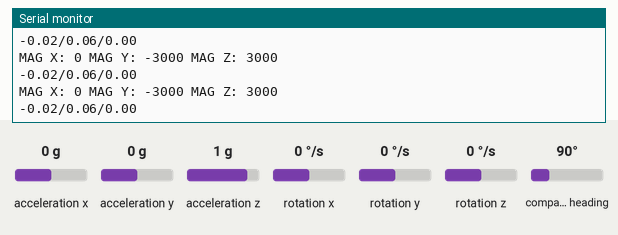
Simulated run of this sketch. Board: Arduino Uno, built with avr-gcc and run on an emulated ATmega328P. On the bench: the last lines printed to the serial monitor. Wiring (inferred from the names in the program): QMC5883L compass at I2C address 0x0D; MPU-6050 motion sensor at I2C address 0x68. The test bench sets the inputs (shaded band); at power-on: acceleration z 1 g, acceleration x 0 g, acceleration y 0 g, compass heading 90°, rotation x 0 °/s, rotation y 0 °/s, rotation z 0 °/s.

Above: at 1.7 s.
1.8 s: acceleration z set to 0 g
At 2.41 s:
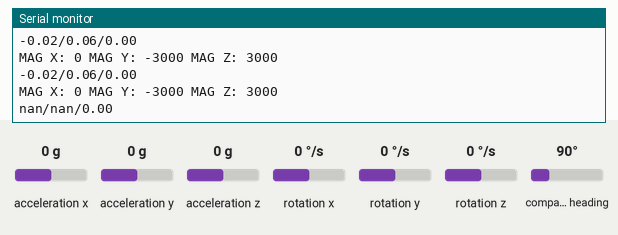
4.1 s: acceleration x set to -1.4 g
At 4.43 s:
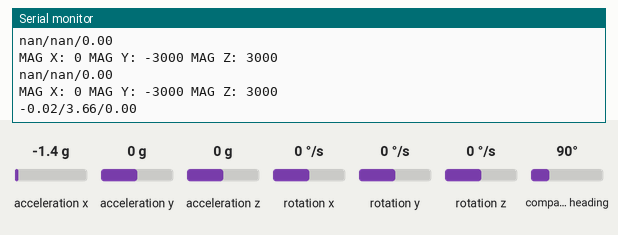
5.6 s: acceleration x set to 0 g
At 5.94 s:
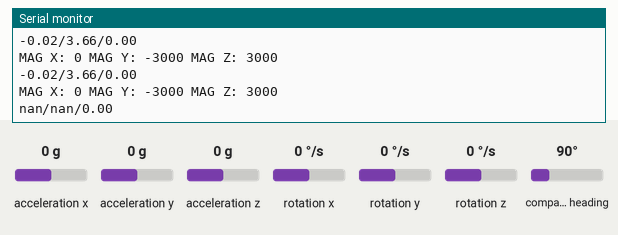
8.6 s: acceleration y set to -1.4 g
At 8.97 s:
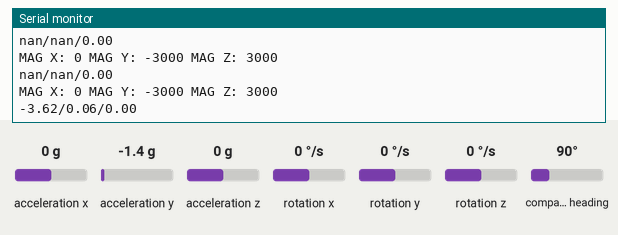
11.6 s: compass heading set to 7°
At 12.0 s:
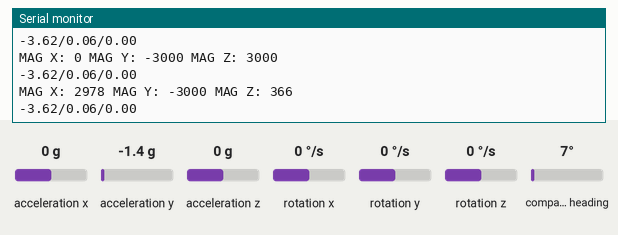

Measured:
- after the input at 1.8 s, the serial monitor: prints a new line after 0.32 s (image 1)
- after the input at 4.1 s, the serial monitor: prints a new line at once (image 2)
- after the input at 8.6 s, the serial monitor: prints a new line after 0.08 s (image 4)
- after the input at 11.6 s, the serial monitor: prints a new line after 0.08 s (image 5)

The sketch:

hw-290_MAG_VALUES.ino
```cpp
#include <Wire.h> //I2C Arduino Library

#define addr 0x0D //I2C Address for The HMC5883
#define MPU  0X68 //I2C Address for The MPU6050

float AccX, AccY, AccZ;
float GyroX, GyroY, GyroZ;
float accAngleX, accAngleY, gyroAngleX, gyroAngleY, gyroAngleZ;
float roll, pitch, yaw;
float AccErrorX, AccErrorY, GyroErrorX, GyroErrorY, GyroErrorZ;
float elapsedTime, currentTime, previousTime;
int c = 0;


void setup() {

  Serial.begin(9600);
      Wire.begin();
  //SETTING UP ACC/GYRO
      Wire.beginTransmission(MPU);
      Wire.write(0x37);
      Wire.write(0x02);
      Wire.endTransmission();

      Wire.beginTransmission(MPU);
      Wire.write(0x6A);
      Wire.write(0x00);
      Wire.endTransmission();

      //Disable Sleep Mode
      Wire.beginTransmission(MPU);
      Wire.write(0x6B);
      Wire.write(0x00);
      Wire.endTransmission();

      Wire.beginTransmission(MPU);
      Wire.write(0x1C);                  //Talk to the ACCEL_CONFIG register (1C hex)
      Wire.write(0x10);                  //Set the register bits as 00010000 (+/- 8g full scale range)
      Wire.endTransmission(true);
      // Configure Gyro Sensitivity - Full Scale Range (default +/- 250deg/s)
      Wire.beginTransmission(MPU);
      Wire.write(0x1B);                   // Talk to the GYRO_CONFIG register (1B hex)
      Wire.write(0x10);                   // Set the register bits as 00010000 (1000deg/s full scale)
      Wire.endTransmission(true);
      calculate_IMU_error();
      delay(20);


//SETTING UP MAG
      Wire.beginTransmission(addr); //start talking
      Wire.write(0x0B); // Tell the HMC5883 to Continuously Measure
      Wire.write(0x01); // Set the Register
      Wire.endTransmission();
      Wire.beginTransmission(addr); //start talking
      Wire.write(0x09); // Tell the HMC5883 to Continuously Measure
      Wire.write(0x1D); // Set the Register
      Wire.endTransmission();
}

void loop() {

  int x, y, z; //triple axis data

  //Tell the HMC what regist to begin writing data into


  Wire.beginTransmission(addr);
  Wire.write(0x00); //start with register 3.
  Wire.endTransmission();

  //Read the data.. 2 bytes for each axis.. 6 total bytes
  Wire.requestFrom(addr, 6);
  if (6 <= Wire.available()) {
    x = Wire.read(); //MSB  x
    x |= Wire.read() << 8; //LSB  x
    z = Wire.read(); //MSB  z
    z |= Wire.read() << 8; //LSB z
    y = Wire.read(); //MSB y
    y |= Wire.read() << 8; //LSB y
  }

  // Show Values
  Serial.print("MAG X: ");
  Serial.print(x);
  Serial.print(" " );
  Serial.print("MAG Y: ");
  Serial.print(y);
  Serial.print(" " );
  Serial.print("MAG Z: ");
  Serial.print(z);
  Serial.println();


 /// collecting MPU DATA
  Wire.beginTransmission(MPU);
  Wire.write(0x3B); // Start with register 0x3B (ACCEL_XOUT_H)
  Wire.endTransmission(false);
  Wire.requestFrom(MPU, 6, true); // Read 6 registers total, each axis value is stored in 2 registers
  //For a range of +-2g, we need to divide the raw values by 16384, according to the datasheet
  AccX = (Wire.read() << 8 | Wire.read()) / 16384.0; // X-axis value
  AccY = (Wire.read() << 8 | Wire.read()) / 16384.0; // Y-axis value
  AccZ = (Wire.read() << 8 | Wire.read()) / 16384.0; // Z-axis value
  // Calculating Roll and Pitch from the accelerometer data
  accAngleX = (atan(AccY / sqrt(pow(AccX, 2) + pow(AccZ, 2))) * 180 / PI) - 0.58; // AccErrorX ~(0.58) See the calculate_IMU_error()custom function for more details
  accAngleY = (atan(-1 * AccX / sqrt(pow(AccY, 2) + pow(AccZ, 2))) * 180 / PI) + 1.58; // AccErrorY ~(-1.58)
  // === Read gyroscope data === //
 // previousTime = currentTime;        // Previous time is stored before the actual time read
  //currentTime = millis();            // Current time actual time read
  //elapsedTime = (currentTime - previousTime) / 1000; // Divide by 1000 to get seconds

  Wire.beginTransmission(MPU);
  Wire.write(0x43); // Gyro data first register address 0x43
  Wire.endTransmission(false);
  Wire.requestFrom(MPU, 6, true); // Read 4 registers total, each axis value is stored in 2 registers
  GyroX = (Wire.read() << 8 | Wire.read()) / 131.0; // For a 250deg/s range we have to divide first the raw value by 131.0, according to the datasheet
  GyroY = (Wire.read() << 8 | Wire.read()) / 131.0;
  GyroZ = (Wire.read() << 8 | Wire.read()) / 131.0;
  // Correct the outputs with the calculated error values
  GyroX = GyroX + 0.56; // GyroErrorX ~(-0.56)
  GyroY = GyroY - 2; // GyroErrorY ~(2)
  GyroZ = GyroZ + 0.79; // GyroErrorZ ~ (-0.8)
  // Currently the raw values are in degrees per seconds, deg/s, so we need to multiply by sendonds (s) to get the angle in degrees
  gyroAngleX = gyroAngleX + GyroX * elapsedTime; // deg/s * s = deg
  gyroAngleY = gyroAngleY + GyroY * elapsedTime;
  yaw =  yaw + GyroZ * elapsedTime;
  // Complementary filter - combine acceleromter and gyro angle values
  roll = 0.96 * gyroAngleX + 0.04 * accAngleX;
  pitch = 0.96 * gyroAngleY + 0.04 * accAngleY;

  // Print the values on the serial monitor
  Serial.print(roll);
  Serial.print("/");
  Serial.print(pitch);
  Serial.print("/");
  Serial.println(yaw);


  delay(500);
}


void calculate_IMU_error() {
  // We can call this funtion in the setup section to calculate the accelerometer and gyro data error. From here we will get the error values used in the above equations printed on the Serial Monitor.
  // Note that we should place the IMU flat in order to get the proper values, so that we then can the correct values
  // Read accelerometer values 200 times
  while (c < 200) {
    Wire.beginTransmission(MPU);
    Wire.write(0x3B);
    Wire.endTransmission(false);
    Wire.requestFrom(MPU, 6, true);
    AccX = (Wire.read() << 8 | Wire.read()) / 16384.0 ;
    AccY = (Wire.read() << 8 | Wire.read()) / 16384.0 ;
    AccZ = (Wire.read() << 8 | Wire.read()) / 16384.0 ;
    // Sum all readings
    AccErrorX = AccErrorX + ((atan((AccY) / sqrt(pow((AccX), 2) + pow((AccZ), 2))) * 180 / PI));
    AccErrorY = AccErrorY + ((atan(-1 * (AccX) / sqrt(pow((AccY), 2) + pow((AccZ), 2))) * 180 / PI));
    c++;
  }
  //Divide the sum by 200 to get the error value
  AccErrorX = AccErrorX / 200;
  AccErrorY = AccErrorY / 200;
  c = 0;
  // Read gyro values 200 times
  while (c < 200) {
    Wire.beginTransmission(MPU);
    Wire.write(0x43);
    Wire.endTransmission(false);
    Wire.requestFrom(MPU, 6, true);
    GyroX = Wire.read() << 8 | Wire.read();
    GyroY = Wire.read() << 8 | Wire.read();
    GyroZ = Wire.read() << 8 | Wire.read();
    // Sum all readings
    GyroErrorX = GyroErrorX + (GyroX / 131.0);
    GyroErrorY = GyroErrorY + (GyroY / 131.0);
    GyroErrorZ = GyroErrorZ + (GyroZ / 131.0);
    c++;
  }
  //Divide the sum by 200 to get the error value
  GyroErrorX = GyroErrorX / 200;
  GyroErrorY = GyroErrorY / 200;
  GyroErrorZ = GyroErrorZ / 200;
  // Print the error values on the Serial Monitor
  Serial.print("AccErrorX: ");
  Serial.println(AccErrorX);
  Serial.print("AccErrorY: ");
  Serial.println(AccErrorY);
  Serial.print("GyroErrorX: ");
  Serial.println(GyroErrorX);
  Serial.print("GyroErrorY: ");
  Serial.println(GyroErrorY);
  Serial.print("GyroErrorZ: ");
  Serial.println(GyroErrorZ);
}
```
